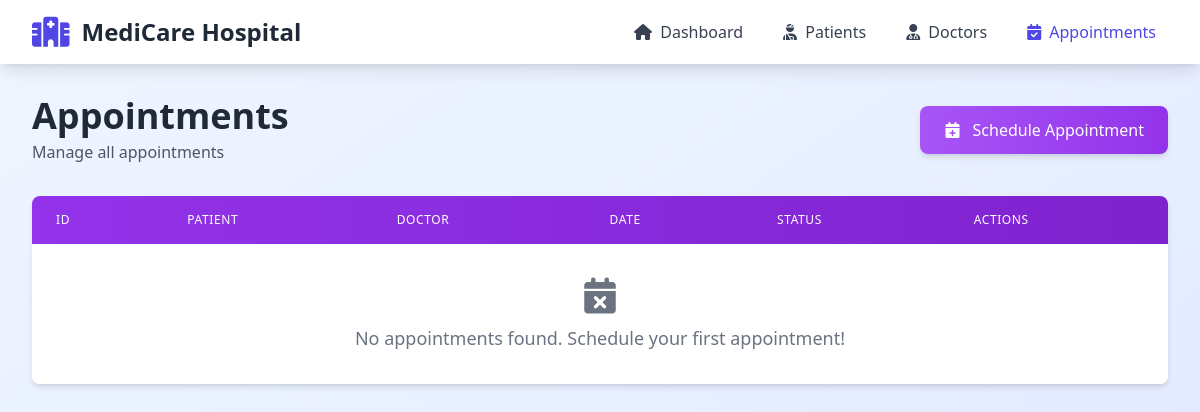
Before: /appointments with the older database file.
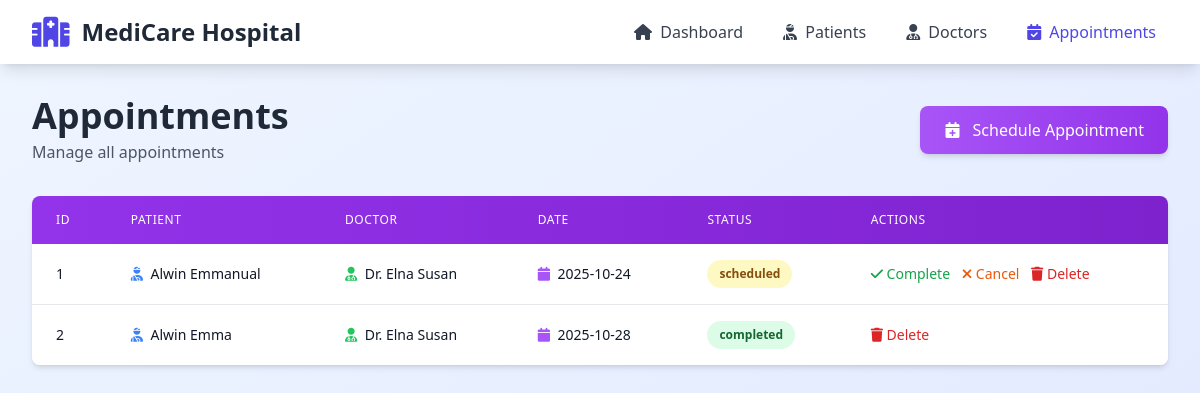
After: the same page with the newer database file.
### app.py (models this page shows, shortened)
class Appointment(db.Model):
    __tablename__ = 'appointments'
    id = db.Column(db.Integer, primary_key=True, autoincrement=True)
    patient_id = db.Column(db.Integer, db.ForeignKey('patient.user_id'), nullable=False)
    doctor_id = db.Column(db.Integer, db.ForeignKey('doctors.user_id'), nullable=False)
    appointment_date = db.Column(db.Date, nullable=False)
    status = db.Column(db.String(20), nullable=False, default='scheduled')

class Patient(db.Model):
    __tablename__ = 'patient'
    user_id = db.Column(db.Integer, primary_key=True, autoincrement=True)
    first_name = db.Column(db.String(100), nullable=False)
    last_name = db.Column(db.String(100), nullable=False)
    dob = db.Column(db.Date, nullable=False)
    gender = db.Column(db.String(10))
    phone = db.Column(db.String(15), nullable=False)
    appointments = db.relationship('Appointment', backref='patient', lazy=True)

class Doctor(db.Model):
    __tablename__ = 'doctors'
    user_id = db.Column(db.Integer, primary_key=True, autoincrement=True)
    first_name = db.Column(db.String(100), nullable=False)
    last_name = db.Column(db.String(100), nullable=False)
    specialization = db.Column(db.String(100), nullable=False)
    appointments = db.relationship('Appointment', backref='doctor', lazy=True)

### app.py (the view)
@app.route('/appointments')
def appointments():
    all_appointments = Appointment.query.all()
    return render_template('appointments.html', appointments=all_appointments)

### templates/appointments.html (shortened to what the changed rows need)
<!DOCTYPE html>
<html lang="en">
<head>
    <script src="https://cdn.tailwindcss.com"></script>
    <link rel="stylesheet" href="https://cdnjs.cloudflare.com/ajax/libs/font-awesome/6.4.0/css/all.min.css">
</head>
<body class="bg-gradient-to-br from-blue-50 to-indigo-100 min-h-screen">
    <div class="max-w-7xl mx-auto px-4 sm:px-6 lg:px-8 py-8">
        <div class="flex justify-between items-center mb-8">
            <div>
                <h1 class="text-4xl font-bold text-gray-800">Appointments</h1>
            </div>
        </div>
        <div class="bg-white rounded-lg shadow-md overflow-hidden">
            <div class="overflow-x-auto">
                <table class="min-w-full">
                    <thead class="bg-gradient-to-r from-purple-600 to-purple-700 text-white">
                        <tr>
                            <th class="px-6 py-4 text-left text-xs font-medium uppercase tracking-wider">ID</th>
                            <th class="px-6 py-4 text-left text-xs font-medium uppercase tracking-wider">Patient</th>
                            <th class="px-6 py-4 text-left text-xs font-medium uppercase tracking-wider">Doctor</th>
                            <th class="px-6 py-4 text-left text-xs font-medium uppercase tracking-wider">Date</th>
                            <th class="px-6 py-4 text-left text-xs font-medium uppercase tracking-wider">Status</th>
                            <th class="px-6 py-4 text-left text-xs font-medium uppercase tracking-wider">Actions</th>
                        </tr>
                    </thead>
                    <tbody class="bg-white divide-y divide-gray-200">
                        {% if appointments %}
                            {% for appointment in appointments %}
                            <tr class="hover:bg-gray-50 transition duration-200">
                                <td class="px-6 py-4 whitespace-nowrap text-sm font-medium text-gray-900">{{ appointment.id }}</td>
                                <td class="px-6 py-4 whitespace-nowrap text-sm text-gray-900">
                                    <i class="fas fa-user-injured text-blue-500 mr-1"></i>
                                    {{ appointment.patient.first_name }} {{ appointment.patient.last_name }}
                                </td>
                                <td class="px-6 py-4 whitespace-nowrap text-sm text-gray-900">
                                    <i class="fas fa-user-md text-green-500 mr-1"></i>
                                    Dr. {{ appointment.doctor.first_name }} {{ appointment.doctor.last_name }}
                                </td>
                                <td class="px-6 py-4 whitespace-nowrap text-sm text-gray-900">
                                    <i class="fas fa-calendar text-purple-500 mr-1"></i>
                                    {{ appointment.appointment_date }}
                                </td>
                                <td class="px-6 py-4 whitespace-nowrap">
                                    <span class="px-3 py-1 inline-flex text-xs leading-5 font-semibold rounded-full
                                        {% if appointment.status == 'scheduled' %}bg-yellow-100 text-yellow-800
                                        {% elif appointment.status == 'completed' %}bg-green-100 text-green-800
                                        {% elif appointment.status == 'cancelled' %}bg-red-100 text-red-800
                                        {% endif %}">
                                        {{ appointment.status }}
                                    </span>
                                </td>
                                <td class="px-6 py-4 whitespace-nowrap text-sm font-medium space-x-2">
                                    {% if appointment.status == 'scheduled' %}
                                    <a href="/update_appointment_status/{{ appointment.id }}/completed"
                                       class="text-green-600 hover:text-green-900 transition duration-200">
                                        <i class="fas fa-check"></i> Complete
                                    </a>
                                    <a href="/update_appointment_status/{{ appointment.id }}/cancelled"
                                       class="text-orange-600 hover:text-orange-900 transition duration-200">
                                        <i class="fas fa-times"></i> Cancel
                                    </a>
                                    {% endif %}
                                    <a href="/delete_appointment/{{ appointment.id }}"
                                       onclick="return confirm('Are you sure you want to delete this appointment?')"
                                       class="text-red-600 hover:text-red-900 transition duration-200">
                                        <i class="fas fa-trash"></i> Delete
                                    </a>
                                </td>
                            </tr>
                            {% endfor %}
                        {% else %}
                            <tr>
                                <td colspan="6" class="px-6 py-8 text-center text-gray-500">
                                    <i class="fas fa-calendar-times text-4xl mb-2"></i>
                                    <p class="text-lg">No appointments found. Schedule your first appointment!</p>
                                </td>
                            </tr>
                        {% endif %}
                    </tbody>
                </table>
            </div>
        </div>
    </div>
</body>
</html>

Changed rows visible on the page:
added Appointment: id "1", patient.first_name "Alwin", patient.last_name "Emmanual", doctor.first_name "Elna", doctor.last_name "Susan", appointment_date "2025-10-24", status "scheduled"
added Appointment: id "2", patient.first_name "Alwin", patient.last_name "Emma", doctor.first_name "Elna", doctor.last_name "Susan", appointment_date "2025-10-28", status "completed"
Other visible differences:
text no longer shown: "No appointments found. Schedule your first appointment!"
